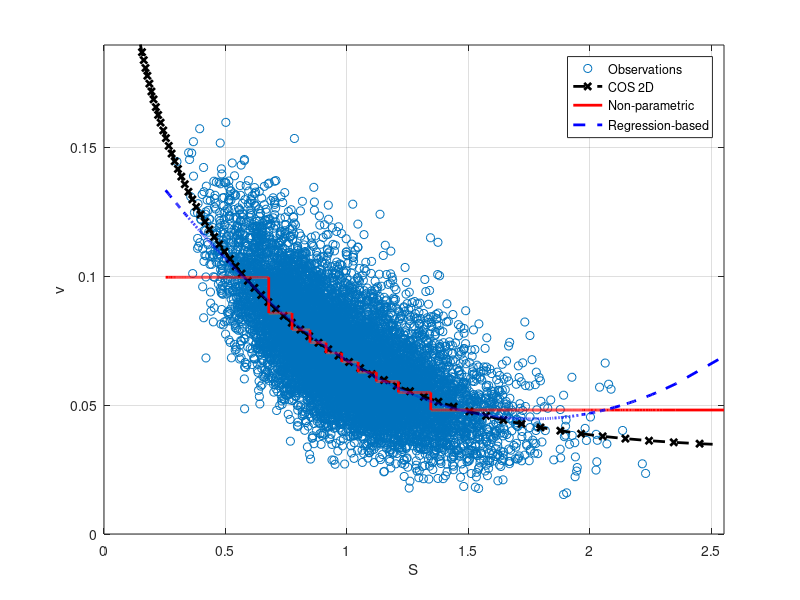
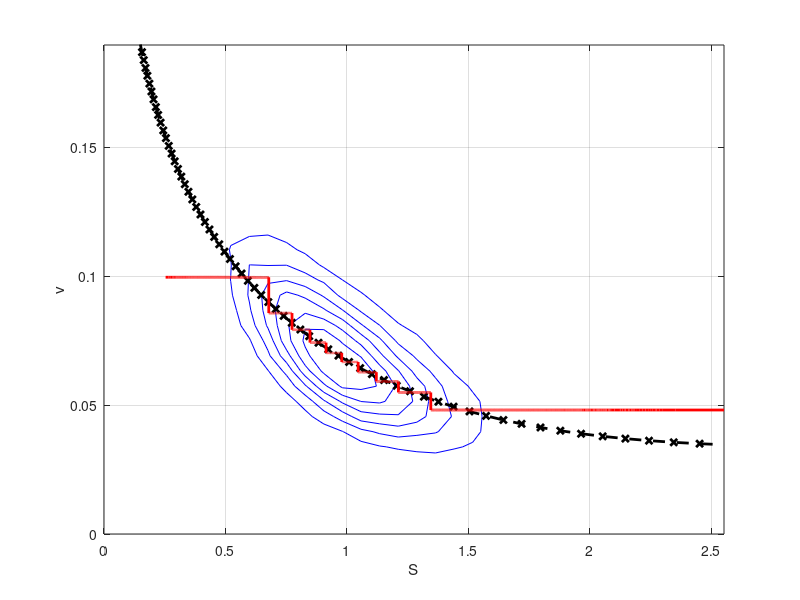

Recreate these plots in MATLAB, in order.
function SLV_Bin_Method
close all;clc;

S0 = 1;
r = 0;
x0 = log(S0);

% Heston model parameters

kappa   = 0.5;
gamma_c = 0.1;
vBar    = 0.07;
v0      = 0.07;
rho_xv  = -0.7;

% Feller condition

qparameter = 2*kappa*vBar/(gamma_c^2)-1 

NoBins  = 10;
T       = 1;
NoOfPaths = 1e5; %Number of paths per seed
NoOfSteps = 1e2*T; %Number of time steps

% -- 2DCOS 2D METHOD -- 

[Sgrid,~,EVS,~]=COSMethod2DHeston(x0,v0,rho_xv,kappa,vBar,gamma_c,T,r);

% -- Monte Carlo simulation -- 

[S,~,V] = GeneratePathsHestonAES(NoOfPaths,NoOfSteps,T,r,S0,kappa,gamma_c,rho_xv,vBar,v0);
V = V(:,end);
S = S(:,end);

% -- Regression-based approach --

X1    = [ones(NoOfPaths,1) S S.^2]; Y1 = V;
beta1 = (transpose(X1)*X1)\transpose(X1)*Y1;
EV2   = X1*beta1;

matr(:,1) = S;
matr(:,2) = EV2;
matr      = sortrows(matr,1);

% -- Non-parametric pproach --

mat1 = [S getEVBinMethod(S,V,NoBins)];
mat1 = sortrows(mat1,1);

% -- Plot --

figure
hold on
p1 = scatter(S(1:NoOfPaths/10),V(1:NoOfPaths/10),'g.');
xlabel('S');ylabel('v')
xlim([0 max(S)]);ylim([0 max(V)]);
box on;grid on;
p2 = plot(Sgrid,EVS,'k--x','MarkerSize',5,'LineWidth',2);
p3 = plot(mat1(:,1),mat1(:,2),'r','LineWidth',2);
p4 = plot(mat1(:,1),matr(:,2),'b--','LineWidth',2);
legend([p1 p2 p3 p4],'Observations','COS 2D','Non-parametric','Regression-based')

figure(2)

% Contour plot

[n,c]=hist3([S,V],[30,30]);
contour(c{1},c{2},n.',6,'-b')
hold on
plot(Sgrid,EVS,'k--x','MarkerSize',5,'LineWidth',2);
xlim([0 max(S)]);ylim([0 max(V)]);
plot(mat1(:,1),mat1(:,2),'r','LineWidth',2);
grid on
xlabel('S');ylabel('v')

function phi=ChFHeston2D(u1,u2,v0,ubar,lambda,rho,eta,r,t,N1,N2)
u2=u2.';  %1xN2
beta=lambda-1i*u1*rho*eta;        %N1x1
D=sqrt(beta.^2+u1.*(1i+u1)*eta^2);  %N1x1

beta=repmat(beta,1,N2);  %N1xN2
D=repmat(D,1,N2)   ;     %N1xN2
Gtilde=(beta-D-1i*repmat(u2,N1,1)*eta^2)./(beta+D-1i*repmat(u2,N1,1)*eta^2); %N1xN2
A=lambda*ubar/eta^2*((beta-D)*t-2*log((Gtilde.*exp(-D*t)-1)./(Gtilde-1)));
B=1/eta^2*(beta-D-Gtilde.*(exp(-D*t).*(beta+D)))./(1-Gtilde.*exp(-D*t));
A=A+repmat(1i*u1,1,N2)*r*t;
phi=exp(A).*exp(v0*B);

function ksivector=ksi(z1, z2, N, a, b)

% Input arguments:  x1 = Lower bound integral psi function
%                   x2 = Upper bound integral psi function 
%                   N  = Number of terms series expansion
%                   a
%                   b           
% Output arguments: ksivector = ksi function for k=0:1:N-1

k=1:N-1;
ksitemp=-((-b + a) * cos(pi * k * (-z1 + a) / (-b + a)) ...
    + (b - a) * cos(pi * k * (-z2 + a) / (-b + a)) + ...
    pi * k .* (-z1 * sin(pi * k * (-z1 + a) / (-b + a)) ...
    + sin(pi * k * (-z2 + a) / (-b + a)) * z2)) * (-b + a) ./ (k.^2) / pi ^ 2;
ksi0=z2 ^ 2 /2 - z1 ^ 2 / 2;
ksivector=[ksi0 ksitemp];

function val = getEVBinMethod(S,v,NoBins)

if NoBins ~= 1
    mat     = sortrows([S v],1);
    BinSize = floor(length(mat)/NoBins);
    
    first = [mean(mat(1:BinSize,2)) mat(1,1) mat(BinSize,1)];
    last  = [mean(mat((NoBins-1)*BinSize:NoBins*BinSize,2)) mat((NoBins-1)*BinSize,1) mat(NoBins*BinSize,1)];
    val   = mean(mat(1:BinSize,2))*(S>=first(2) & S<first(3));
    
    for i = 2 : NoBins-1
        val = val + mean(mat((i-1)*BinSize:i*BinSize,2))*(S>=mat((i-1)*BinSize,1) & S<mat(i*BinSize,1));
    end
    
    val  = val + last(1)*(S>=last(2) & S<=last(3));
    val(val==0) = last(1);
else
    val = mean(v)*ones(length(S),1);
end

function [S,v,EVS,f]=COSMethod2DHeston(x0,v0,rho_xv,kappa,vBar,gamma_c,T,r)

% Interval [a1,b1], choice of a2 and b2.

L     = 12;
c1    = r*T+(1-exp(-kappa*T))*(vBar-v0)/(2*kappa)-0.5*vBar*T;
c2alt = vBar*(1+gamma_c)*T;
a1    = x0+c1-L*abs(sqrt(c2alt));
b1    = x0+c1+L*abs(sqrt(c2alt));
a2    = 0;
b2    = 0.5;

% Values of N1 and N2, the number of terms in the series summations.

N1=1e3; N2=1e3;

k1=0:N1-1; k2=0:N2-1;
omega1=k1'*pi/(b1-a1);  %N1x1
omega2=k2'*pi/(b2-a2); %N2x1

% Coefficienten of density function F_{k1,k2} (with characteristic function)

phiplus=ChFHeston2D(omega1,omega2,v0,vBar,kappa,rho_xv,gamma_c,r,T,N1,N2)...
    .*exp(1i*repmat(omega1,1,N2)*x0);  %N1xN2
Fplus=real(phiplus.*exp(-1i*a1*repmat(omega1,1,N2)-1i*a2*repmat(omega2',N1,1)));
phimin=ChFHeston2D(omega1,-omega2,v0,vBar,kappa,rho_xv,gamma_c,r,T,N1,N2)...
    .*exp(1i*repmat(omega1,1,N2)*x0);  %N1xN2
Fmin=real(phimin.*exp(-1i*a1*repmat(omega1,1,N2)-1i*a2*repmat(-omega2',N1,1)));
Fplus(1,1)=1;Fmin(1,1)=1;
F=1/2*(Fplus+Fmin);  %N1xN2
F(:,1)=0.5*F(:,1);  F(1,:)=0.5*F(1,:);

% Grids

xgrid=a1:(b1-a1)/150:b1;
ygrid=a2:(b2-a2)/100:b2;
cosx=cos(omega1*(xgrid-a1)); %N1 x length(xgrid)
cosy=cos(omega2*(ygrid-a2)).'; %length(xgrid) x N2
S = exp(xgrid');
v = ygrid';

% 1D density function

Fx=Fplus(:,1);  Fx(1)=0.5*Fx(1);

% f_x(X_T|x_0)

fx=2/(b1-a1)*cos((xgrid'-a1)*omega1')*Fx;

% 2D-density function %f_{x,nu}(X_T,nu_T|x_0,nu_0)

f = cosx'*F*cosy';
f = 2/(b1-a1)*2/(b2-a2)*f;

% Conditional expectation E[nu_T|X_T]

EVS  =2/(b1-a1)*2/(b2-a2)*(1./fx).*(cosx'*F*ksi(a2,b2,N2,a2,b2)');

function [S,time,V] = GeneratePathsHestonAES(NoOfPaths,NoOfSteps,T,r,S_0,kappa,gamma,rho,vbar,v0)

% Define initial value

V=zeros(NoOfPaths,NoOfSteps);
X=zeros(NoOfPaths,NoOfSteps);
V(:,1) = v0;
X(:,1) = log(S_0);

% Random noise

Z1=random('normal',0,1,[NoOfPaths,NoOfSteps]);
W1=zeros([NoOfPaths,NoOfSteps]);

dt = T / NoOfSteps;
time = zeros([NoOfSteps+1,1]);
for i=1:NoOfSteps
    if NoOfPaths>1
        Z1(:,i)   = (Z1(:,i) - mean(Z1(:,i))) / std(Z1(:,i));
    end

    % Browninan motions

    W1(:,i+1)  = W1(:,i) + sqrt(dt).*Z1(:,i);
   
    % Heston paths

    V(:,i+1) = CIR_Sample(NoOfPaths,kappa,gamma,vbar,0,dt,V(:,i));
    k0 = (r -rho/gamma*kappa*vbar)*dt;
    k1 = (rho*kappa/gamma -0.5)*dt - rho/gamma;
    k2 = rho / gamma;
    X(:,i+1) = X(:,i) + k0 + k1*V(:,i) + k2 *V(:,i+1) + sqrt((1.0-rho^2)*V(:,i)).*(W1(:,i+1)-W1(:,i));
   
    time(i+1) = time(i) + dt;
    fprintf('progress is %2.0f %%',i/NoOfSteps*100)
    fprintf('\n')
end
S = exp(X);

function sample = CIR_Sample(NoOfPaths,kappa,gamma,vbar,s,t,v_s)
c        = gamma^2/(4*kappa)*(1-exp(-kappa*(t-s)));
d        = 4*kappa*vbar/(gamma^2);
kappaBar = 4*kappa*exp(-kappa*(t-s))/(gamma^2*(1-exp(-kappa*(t-s))))*v_s;
sample   = c * random('ncx2',d,kappaBar,[NoOfPaths,1]);
